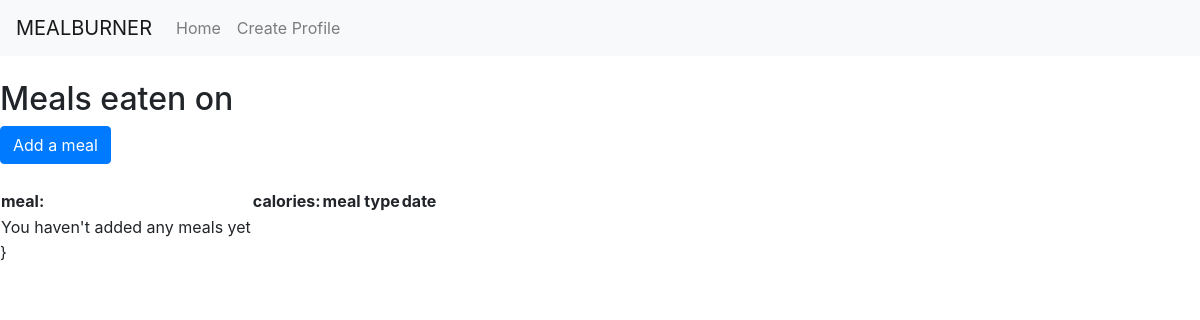
Before: /view_meal with the older database file.
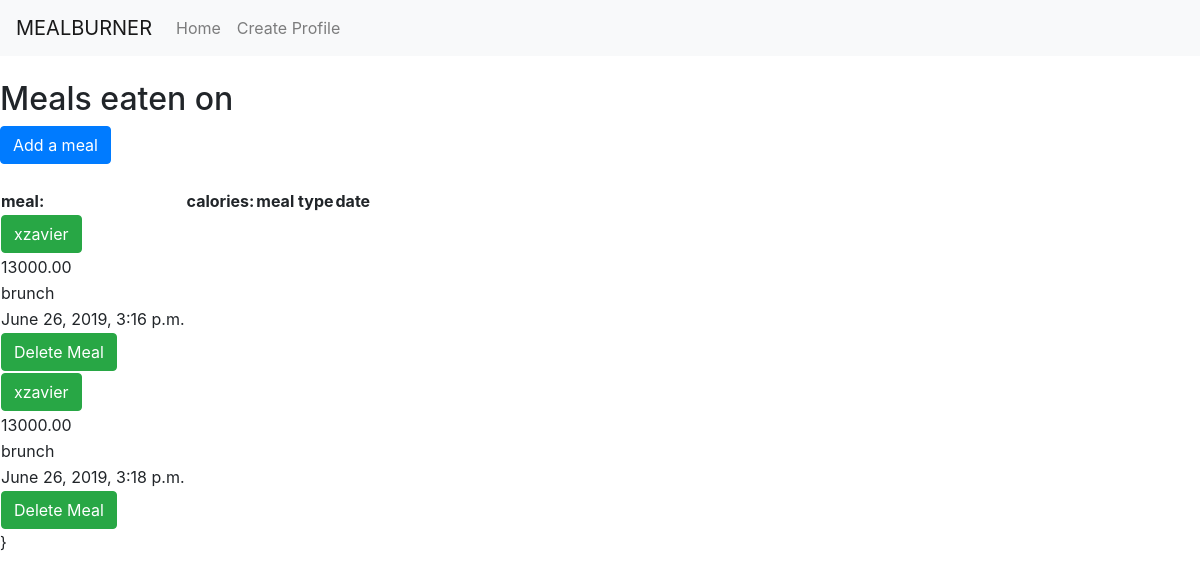
After: the same page with the newer database file.
### mealburner_app/models.py (models this page shows)
class Meal(models.Model):
    food_name = models.CharField(max_length=30)
    calories = models.DecimalField(max_digits=10, decimal_places=2)
    meal_type = models.CharField(max_length=30)
    date = models.DateTimeField(default=datetime.now, blank=True)

### mealburner_app/views.py (the view)
# urls.py: path('view_meal', daily_view, name='view'),
def daily_view(request):
    my_meals = Meal.objects.all()
    context = {
        "daily_meals": my_meals
    }
    print(my_meals)
    return render(request, "mealburner_app/daily_meals.html", context=context)

### templates/mealburner_app/daily_meals.html (shortened to what this page needs)
{% extends 'base.html' %}
{% block content %}
    <div class="wholesomecontainer">
        <br>
        <h2 class="table_heading">Meals eaten on {{ Meal.date }}</h2>
        <a href="{% url 'create' %}" class="btn btn-primary add_item">Add a meal</a>
        <br>
        <br>
        {% if daily_meals %}
            <div class="list_table">
                <table class="table_main">
                    <thead class="thead-dark">
                        <tr class="table_header">
                            <th class="table_head" scope="col">meal:</th>
                            <th class="table_head" scope="col">calories:</th>
                            <th class="table_head" scope="col">meal type</th>
                            <th class="table_head" scope="col">date</th>
                            <th class="table_head" scope="col"> </th>
                        </tr>
                    </thead>
                    <tbody>
                        {% for meal in daily_meals %}
                        <tr>
                            <td>
                                <form class="view_form" action="{% url 'update' %}" method="POST">
                                    <input class="td_button btn btn-success" type="submit" value="{{ meal.food_name }}">
                                </form>
                            </td>
                        </tr>
                        <tr>
                            <td>{{ meal.calories }}</td>
                        </tr>
                        <tr>
                            <td>{{ meal.meal_type }}</td>
                        </tr>
                        <tr>
                            <td>{{ meal.date }}</td>
                        </tr>
                        <tr>
                            <td>
                                <form action="{% url 'delete' %}" method="POST">
                                    <input class="td_button btn btn-success" type="submit" value="Delete Meal">
                                </form>
                            </td>
                        </tr>
                        {% endfor %}
                    </tbody>
                </table>
            </div>
        {% else %}
            <table class="list_table">
                <thead class="thead-dark">
                    <tr class="table_header">
                        <th class="table_head" scope="col">meal:</th>
                        <th class="table_head" scope="col">calories:</th>
                        <th class="table_head" scope="col">meal type</th>
                        <th class="table_head" scope="col">date</th>
                        <th class="table_head" scope="col"> </th>
                    </tr>
                </thead>
                <tbody>
                    <tr>
                        <td>You haven't added any meals yet</td>
                        <td></td>
                        <td></td>
                        <td></td>
                        <td></td>
                    </tr>
                </tbody>
            </table>
        {% endif %}}
        <br>
        <br>
    </div>
    <br><br><br><br><br>
{% endblock content %}

### templates/base.html (shortened to what this page needs)
{% load static %}
<!DOCTYPE html>
<html lang="en">
<head>
    <link rel="stylesheet" href="https://stackpath.bootstrapcdn.com/bootstrap/4.3.1/css/bootstrap.min.css">
    <link href = "{% static 'styles.css' %}" rel = 'stylesheet'>
</head>
<body>
    {% include 'partials/navbar.html' %}
    {% block content %}
    {% endblock content %}
</body>
</html>

### templates/partials/navbar.html (shortened to what this page needs)
        {% if user in profile %}
        <nav class="navbar navbar-expand-lg navbar-light bg-light">
            <a class="navbar-brand" href="http://127.0.0.1:8000/">MEALBURNER</a>
            <button class="navbar-toggler" type="button" data-toggle="collapse" data-target="#navbarNav" aria-controls="navbarNav" aria-expanded="false" aria-label="Toggle navigation">
                <span class="navbar-toggler-icon"></span>
            </button>
        <div class="collapse navbar-collapse" id="navbarNav">
            <ul class="navbar-nav">
                <li class="nav-item">
                    <a class="nav-link" href="http://127.0.0.1:8000/">Home</a>
                </li>
                <li class='nav-item'>
                    <a class='nav-link' href= {% url 'view_prof' %}>View Profile</a>
                </li>
            </ul>
        </div>
        </nav>
        {% else %}
        <nav class="navbar navbar-expand-lg navbar-light bg-light">
            <a class="navbar-brand" href="http://127.0.0.1:8000/">MEALBURNER</a>
        <div class="collapse navbar-collapse" id="navbarNav">
            <ul class="navbar-nav">
                <li class="nav-item">
                    <a class="nav-link" href="http://127.0.0.1:8000/">Home</a>
                </li>
                <li class="nav-item">
                    <a class="nav-link" href={% url 'profile' %}>Create Profile</a>
                </li>
            </ul>
        </div>
        </nav>
        {% endif %}

Changed rows visible on the page:
added Meal: food_name "xzavier", calories "13000.00", meal_type "brunch", date "June 26, 2019, 3:16 p.m."
added Meal: food_name "xzavier", calories "13000.00", meal_type "brunch", date "June 26, 2019, 3:18 p.m."
Other visible differences:
text no longer shown: "You haven't added any meals yet"
